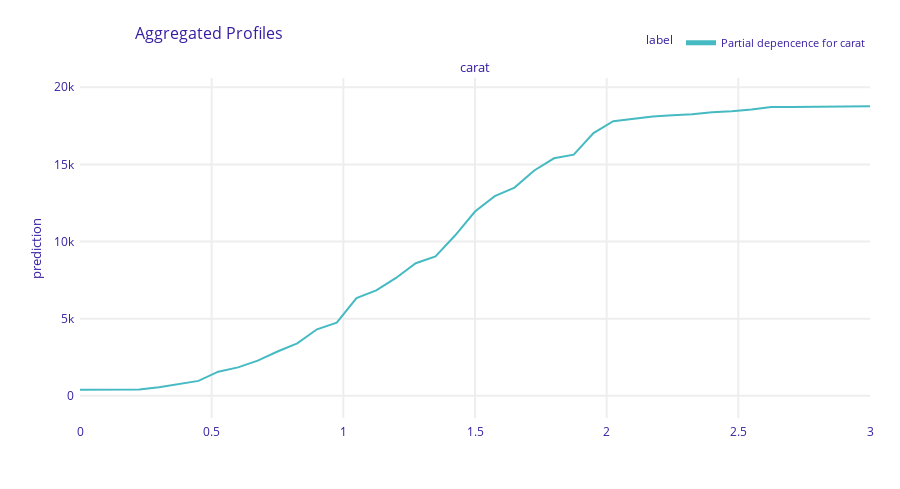

Notebook code cell kept with this figure:
### Code cell
# Interpret model
import numpy as np
import dalex as dx

# Partial dependence plots on training data
def pred_fun(model, df):
    X = encoder.transform(df)
    dX = xgb.DMatrix(X, feature_names=feature_names)
    return model.predict(dX)


exp = dx.Explainer(fit, df_train, predict_function=pred_fun, verbose=False)

pdp_num = exp.model_profile(
    variable_splits={"carat": np.linspace(0, 3, 41)},
    label="Partial depencence for carat",
    verbose=False,
)
pdp_num.plot()

### Figure 1 — Plotly figure (JSON) as saved in the notebook; plotly's stock layout.template omitted (floating-point values rounded to 4 significant figures)
{"data": [{"customdata": [[3829.0, "Partial depencence for carat", "carat"], [3829.0, "Partial depencence for carat", "carat"], [3829.0, "Partial depencence for carat", "carat"], [3829.0, "Partial depencence for carat", "carat"], [3829.0, "Partial depencence for carat", "carat"], [3829.0, "Partial depencence for carat", "carat"], [3829.0, "Partial depencence for carat", "carat"], [3829.0, "Partial depencence for carat", "carat"], [3829.0, "Partial depencence for carat", "carat"], [3829.0, "Partial depencence for carat", "carat"], [3829.0, "Partial depencence for carat", "carat"], [3829.0, "Partial depencence for carat", "carat"], [3829.0, "Partial depencence for carat", "carat"], [3829.0, "Partial depencence for carat", "carat"], [3829.0, "Partial depencence for carat", "carat"], [3829.0, "Partial depencence for carat", "carat"], [3829.0, "Partial depencence for carat", "carat"], [3829.0, "Partial depencence for carat", "carat"], [3829.0, "Partial depencence for carat", "carat"], [3829.0, "Partial depencence for carat", "carat"], [3829.0, "Partial depencence for carat", "carat"], [3829.0, "Partial depencence for carat", "carat"], [3829.0, "Partial depencence for carat", "carat"], [3829.0, "Partial depencence for carat", "carat"], [3829.0, "Partial depencence for carat", "carat"], [3829.0, "Partial depencence for carat", "carat"], [3829.0, "Partial depencence for carat", "carat"], [3829.0, "Partial depencence for carat", "carat"], [3829.0, "Partial depencence for carat", "carat"], [3829.0, "Partial depencence for carat", "carat"], [3829.0, "Partial depencence for carat", "carat"], [3829.0, "Partial depencence for carat", "carat"], [3829.0, "Partial depencence for carat", "carat"], [3829.0, "Partial depencence for carat", "carat"], [3829.0, "Partial depencence for carat", "carat"], [3829.0, "Partial depencence for carat", "carat"], [3829.0, "Partial depencence for carat", "carat"], [3829.0, "Partial depencence for carat", "carat"], [3829.0, "Partial depencence for carat", "carat"], [3829.0, "Partial depencence for carat", "carat"], [3829.0, "Partial depencence for carat", "carat"]], "hovertemplate": "<b>%{hovertext}</b><br><br>prediction=%{y:.3f}<br>mean_prediction=%{customdata[0]:.3f}<extra></extra>", "hovertext": ["Partial depencence for carat", "Partial depencence for carat", "Partial depencence for carat", "Partial depencence for carat", "Partial depencence for carat", "Partial depencence for carat", "Partial depencence for carat", "Partial depencence for carat", "Partial depencence for carat", "Partial depencence for carat", "Partial depencence for carat", "Partial depencence for carat", "Partial depencence for carat", "Partial depencence for carat", "Partial depencence for carat", "Partial depencence for carat", "Partial depencence for carat", "Partial depencence for carat", "Partial depencence for carat", "Partial depencence for carat", "Partial depencence for carat", "Partial depencence for carat", "Partial depencence for carat", "Partial depencence for carat", "Partial depencence for carat", "Partial depencence for carat", "Partial depencence for carat", "Partial depencence for carat", "Partial depencence for carat", "Partial depencence for carat", "Partial depencence for carat", "Partial depencence for carat", "Partial depencence for carat", "Partial depencence for carat", "Partial depencence for carat", "Partial depencence for carat", "Partial depencence for carat", "Partial depencence for carat", "Partial depencence for carat", "Partial depencence for carat", "Partial depencence for carat"], "legendgroup": "Partial depencence for carat", "line": {"color": "#46bac2", "dash": "solid", "width": 2}, "marker": {"symbol": "circle"}, "mode": "lines", "name": "Partial depencence for carat", "opacity": 1, "orientation": "v", "showlegend": true, "type": "scatter", "x": [0, 0.075, 0.15, 0.225, 0.3, 0.375, 0.45, 0.525, 0.6, 0.675, 0.75, 0.825, 0.9, 0.975, 1.05, 1.125, 1.2, 1.275, 1.35, 1.425, 1.5, 1.575, 1.65, 1.725, 1.8, 1.875, 1.95, 2.025, 2.1, 2.175, 2.25, 2.325, 2.4, 2.475, 2.55, 2.625, 2.7, 2.775, 2.85, 2.925, 3], "xaxis": "x", "y": [394.4, 394.4, 394.4, 410.5, 555.7, 760.9, 964.4, 1561.0, 1841.0, 2280.0, 2871.0, 3395.0, 4308.0, 4742.0, 6337.0, 6834.0, 7638.0, 8593.0, 9033.0, 10400.0, 11940.0, 12940.0, 13500.0, 14600.0, 15390.0, 15630.0, 17030.0, 17800.0, 17970.0, 18100.0, 18190.0, 18240.0, 18380.0, 18440.0, 18560.0, 18730.0, 18730.0, 18740.0, 18740.0, 18760.0, 18760.0], "yaxis": "y"}], "layout": {"annotations": [{"font": {"size": 13}, "showarrow": false, "text": "carat", "x": 0.5, "xanchor": "center", "xref": "paper", "y": 1, "yanchor": "bottom", "yref": "paper"}, {"font": {"size": 13}, "showarrow": false, "text": "prediction", "textangle": -90, "x": -0.07, "xref": "paper", "y": 0.5, "yref": "paper"}], "font": {"color": "#371ea3"}, "height": 489, "hovermode": "x unified", "legend": {"font": {"size": 11}, "itemsizing": "constant", "orientation": "h", "title": {"font": {"size": 12}, "text": "label"}, "tracegroupgap": 0, "x": 1, "xanchor": "right", "y": 1.061, "yanchor": "bottom"}, "margin": {"b": 71, "r": 30, "t": 78}, "title": {"font": {"size": 16}, "text": "Aggregated Profiles", "x": 0.15}, "xaxis": {"anchor": "y", "automargin": true, "domain": [0, 1], "fixedrange": true, "gridwidth": 2, "showticklabels": true, "tickcolor": "white", "ticklen": 3, "ticks": "outside", "title": {"text": ""}, "type": "linear", "zeroline": false}, "yaxis": {"anchor": "x", "automargin": true, "domain": [0, 1], "fixedrange": true, "gridwidth": 2, "range": [-1443.0, 20600.0], "tickcolor": "white", "ticklen": 3, "ticks": "outside", "title": {"text": ""}, "type": "linear", "zeroline": false}}}
